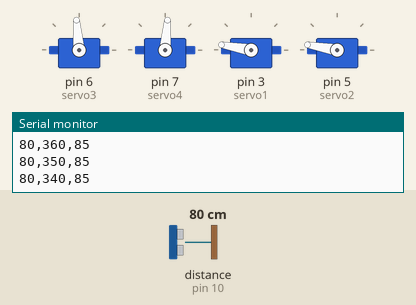
Simulated run of this sketch. Board: Arduino Uno, built with avr-gcc and run on an emulated ATmega328P. Parts: 4 × servo, the last lines printed to the serial monitor. Wiring (inferred from the names in the program): ultrasonic range finder: trigger pin 9; echo pin 10. The test bench sets the inputs (shaded band); at power-on: distance to the obstacle (sensor on pin 10) 80 cm. The echo pulse lasts 58.3 µs per cm.

Above: at 8.2 s.
8.3 s: distance to the obstacle (sensor on pin 10) set to 35 cm
At 8.61 s:
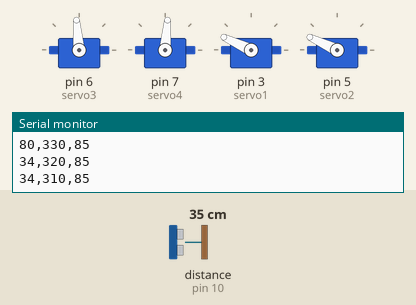
11.3 s: distance to the obstacle (sensor on pin 10) set to 250 cm
At 14.1 s:
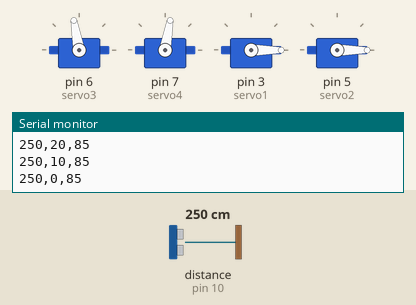
14.3 s: distance to the obstacle (sensor on pin 10) set to 2 cm
At 32.3 s:
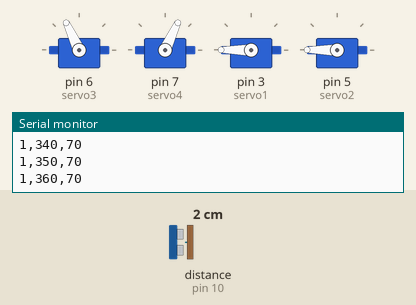
Timing chart, 0 to 40.1 s (numbered marks = the images above; inputs shaded):
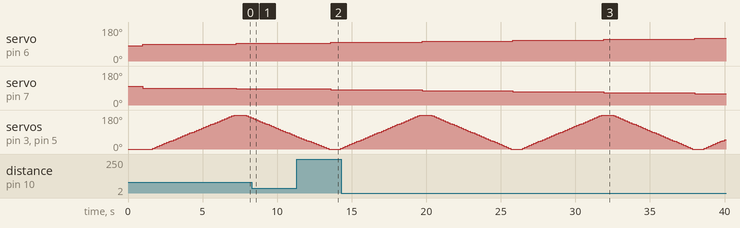

The sketch:

project.ino
```cpp
#include <Servo.h>

const int trig = 9;
const int echo = 10;
Servo servo1;
Servo servo2;
Servo servo3;
Servo servo4;
int pos = 0;
int turn = 0;

long duration;
int distance;
int cm;

void setup() {
  // put your setup code here, to run once:
  Serial.begin(9600);
  pinMode(trig, OUTPUT);
  pinMode(echo, INPUT);
  servo3.attach(6);
  servo4.attach(7);
  servo3.write(80);
  servo4.write(100);
  delay(500);

  servo1.attach(3);
  servo2.attach(5);
  servo1.write(0);
  servo2.write(0);
  delay(500);
}

void loop() {
  // put your main code here, to run repeatedly:
  for (int i = 90; i >= 15; i -= 5){

    servo3.write(180-i);
    servo4.write(i);

    delay(500);

    if (turn%2 == 0){
      for (int x = 0; x <= 180; x += 5){
        cm = ping();
        Serial.print(cm); // Distance in cm
        Serial.print(',');
        Serial.print(2*x); // Base position in degrees
        Serial.print(',');
        Serial.println(i); // Side agle position in degrees
        servo1.write(x);
        servo2.write(x);
        delay(150);
      }
    }
    else {
      for (int x = 180; x >= 0; x -= 5){
        cm = ping();
        Serial.print(cm); // Distance in cm
        Serial.print(',');
        Serial.print(2*x); // Base position in degrees
        Serial.print(',');
        Serial.println(i); // Side agle position in degrees
        servo1.write(x);
        servo2.write(x);
        delay(150);
      }
    }

   turn++;
  }


  Serial.println("End");

  while (true) {

  }
}

long microsecondsToCentimeters(long microseconds)
{
  return microseconds / 29 /2;
}

int ping() {
  digitalWrite(trig, LOW);
  delayMicroseconds(2);

  digitalWrite(trig, HIGH);
  delayMicroseconds(10);
  digitalWrite(trig, LOW);

  duration = pulseIn(echo, HIGH);

  distance = microsecondsToCentimeters(duration);

  return distance;
}
```
